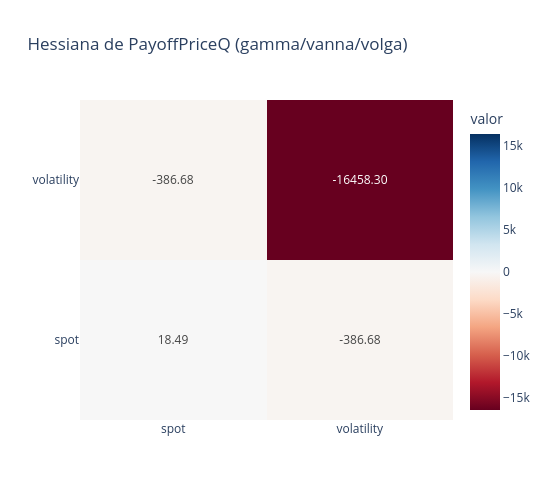

Notebook source saved alongside this figure:
### Markdown cell above
## 3. Matriz Hessiana completa: gamma, vanna, volga

`Engine.hessian` da la matriz simetrica completa de segundas derivadas cruzadas
(`spot-spot`=gamma, `volatility-volatility`=volga, `spot-volatility`=vanna) sobre una call GBM,
via likelihood-ratio en una unica pasada Monte Carlo (`method_used="likelihood_ratio_hessian"`).

### Code cell
hessian_report = eng.hessian(trade, "PayoffPriceQ", model, market)

factors = sorted({e.factor_i for e in hessian_report.entries} | {e.factor_j for e in hessian_report.entries})
matrix = np.full((len(factors), len(factors)), np.nan)
index = {f: i for i, f in enumerate(factors)}
for e in hessian_report.entries:
    i, j = index[e.factor_i], index[e.factor_j]
    matrix[i, j] = e.value
    matrix[j, i] = e.value

short_labels = [f.replace("model.", "") for f in factors]
zmax = np.nanmax(np.abs(matrix))

fig = go.Figure(go.Heatmap(
    z=matrix, x=short_labels, y=short_labels,
    colorscale="RdBu", zmid=0.0, zmin=-zmax, zmax=zmax,
    text=[[f"{v:.2f}" for v in row] for row in matrix],
    texttemplate="%{text}",
    colorbar=dict(title="valor"),
))
fig.update_layout(title="Hessiana de PayoffPriceQ (gamma/vanna/volga)", height=500, width=550)
fig.show()

for e in hessian_report.entries:
    print(f"d2/d{e.factor_i}.d{e.factor_j} = {e.value:>12,.4f}  (metodo={e.method_used}, std_error={e.std_error:.4f})")

### Figure 1 — Plotly figure (JSON) as saved in the notebook; plotly's stock layout.template omitted (floating-point values rounded to 4 significant figures)
{"data": [{"colorbar": {"title": {"text": "valor"}}, "colorscale": [[0.0, "rgb(103,0,31)"], [0.1, "rgb(178,24,43)"], [0.2, "rgb(214,96,77)"], [0.3, "rgb(244,165,130)"], [0.4, "rgb(253,219,199)"], [0.5, "rgb(247,247,247)"], [0.6, "rgb(209,229,240)"], [0.7, "rgb(146,197,222)"], [0.8, "rgb(67,147,195)"], [0.9, "rgb(33,102,172)"], [1.0, "rgb(5,48,97)"]], "text": [["18.49", "-386.68"], ["-386.68", "-16458.30"]], "texttemplate": "%{text}", "type": "heatmap", "x": ["spot", "volatility"], "y": ["spot", "volatility"], "z": [[18.49, -386.7], [-386.7, -16460.0]], "zmax": 16460.0, "zmid": 0.0, "zmin": -16460.0}], "layout": {"height": 500, "title": {"text": "Hessiana de PayoffPriceQ (gamma/vanna/volga)"}, "width": 550}}
